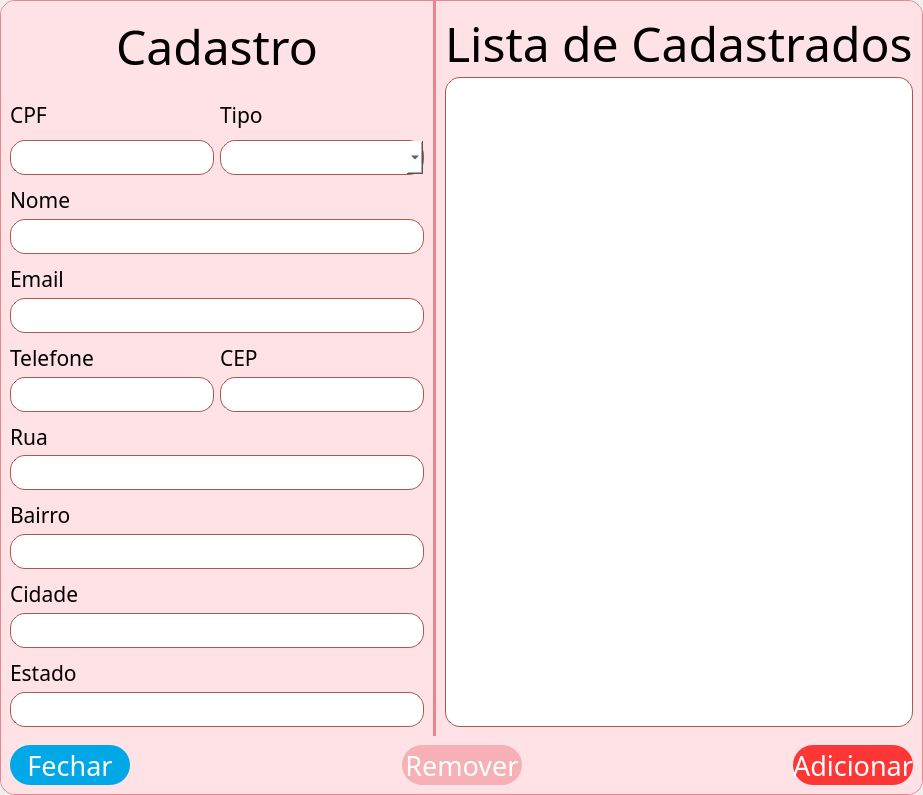
<?xml version="1.0" encoding="UTF-8"?>
<ui version="4.0">
 <class>Dialog</class>
 <widget class="QDialog" name="Dialog">
  <property name="geometry">
   <rect>
    <x>0</x>
    <y>0</y>
    <width>923</width>
    <height>795</height>
   </rect>
  </property>
  <property name="sizePolicy">
   <sizepolicy hsizetype="Preferred" vsizetype="Preferred">
    <horstretch>0</horstretch>
    <verstretch>0</verstretch>
   </sizepolicy>
  </property>
  <property name="minimumSize">
   <size>
    <width>923</width>
    <height>0</height>
   </size>
  </property>
  <property name="windowTitle">
   <string>Dialog</string>
  </property>
  <layout class="QVBoxLayout" name="verticalLayout_3">
   <property name="spacing">
    <number>0</number>
   </property>
   <property name="leftMargin">
    <number>0</number>
   </property>
   <property name="topMargin">
    <number>0</number>
   </property>
   <property name="rightMargin">
    <number>0</number>
   </property>
   <property name="bottomMargin">
    <number>0</number>
   </property>
   <item>
    <widget class="QFrame" name="frame">
     <property name="styleSheet">
      <string notr="true">background-color: #FEE2E6;border-radius: 15px;border: 1px solid #E58893</string>
     </property>
     <property name="frameShape">
      <enum>QFrame::StyledPanel</enum>
     </property>
     <property name="frameShadow">
      <enum>QFrame::Raised</enum>
     </property>
     <layout class="QVBoxLayout" name="verticalLayout_2">
      <property name="spacing">
       <number>0</number>
      </property>
      <property name="leftMargin">
       <number>0</number>
      </property>
      <property name="topMargin">
       <number>0</number>
      </property>
      <property name="rightMargin">
       <number>0</number>
      </property>
      <property name="bottomMargin">
       <number>0</number>
      </property>
      <item>
       <widget class="QFrame" name="frame_2">
        <property name="styleSheet">
         <string notr="true">QFrame{background-color: #FEE2E6;border-top-left-radius: 15px; border-bottom-left-radius: 15px; border-top-right-radius: 15px; border-bottom-right-radius: 15px; border: none}
QLineEdit{background-color: #fff; border-radius: 15px; padding-left: 0.5em; padding-right: 0.5em; border: 1px solid #A85751; height: 30px}
QLineEdit:focus{outline:0; border: 2px solid #A85751}
QComboBox{background-color: #fff; border-radius: 15px; padding-left: 0.5em; padding-right: 0.5em; border: 1px solid #A85751;scrollbar-width: thin;
  scrollbar-color: #F9EDEC;}
QComboBox:focus{outline:0; border: 2px solid #A85751}
</string>
        </property>
        <property name="frameShape">
         <enum>QFrame::StyledPanel</enum>
        </property>
        <property name="frameShadow">
         <enum>QFrame::Raised</enum>
        </property>
        <layout class="QGridLayout" name="gridLayout_2">
         <property name="leftMargin">
          <number>0</number>
         </property>
         <property name="topMargin">
          <number>0</number>
         </property>
         <property name="rightMargin">
          <number>0</number>
         </property>
         <property name="bottomMargin">
          <number>0</number>
         </property>
         <property name="spacing">
          <number>0</number>
         </property>
         <item row="0" column="2">
          <widget class="QFrame" name="frame_17">
           <property name="frameShape">
            <enum>QFrame::StyledPanel</enum>
           </property>
           <property name="frameShadow">
            <enum>QFrame::Raised</enum>
           </property>
           <layout class="QHBoxLayout" name="horizontalLayout_6">
            <property name="leftMargin">
             <number>9</number>
            </property>
            <item>
             <widget class="QFrame" name="frame_18">
              <property name="styleSheet">
               <string notr="true">border:0px;</string>
              </property>
              <property name="frameShape">
               <enum>QFrame::StyledPanel</enum>
              </property>
              <property name="frameShadow">
               <enum>QFrame::Raised</enum>
              </property>
              <layout class="QVBoxLayout" name="verticalLayout">
               <property name="spacing">
                <number>0</number>
               </property>
               <property name="leftMargin">
                <number>0</number>
               </property>
               <property name="topMargin">
                <number>0</number>
               </property>
               <property name="rightMargin">
                <number>0</number>
               </property>
               <property name="bottomMargin">
                <number>0</number>
               </property>
               <item>
                <widget class="QLabel" name="label_Lista_de_Cadastrados_Oficinas_as">
                 <property name="font">
                  <font>
                   <family>Abel</family>
                   <pointsize>36</pointsize>
                  </font>
                 </property>
                 <property name="text">
                  <string>Lista de Cadastrados</string>
                 </property>
                </widget>
               </item>
               <item>
                <widget class="QListView" name="listView_lista_de_cadastrados_Oficinas_as">
                 <property name="styleSheet">
                  <string notr="true">QListView{background-color: #fff; border-radius: 15px; padding-left: 0.5em; padding-right: 0.5em; border: 1px solid #A85751;scrollbar-width: thin;
  scrollbar-color: #F9EDEC;}
QListView:focus{outline:0; border: 2px solid #A85751}
</string>
                 </property>
                </widget>
               </item>
              </layout>
             </widget>
            </item>
           </layout>
          </widget>
         </item>
         <item row="0" column="0">
          <widget class="QFrame" name="frame_13">
           <property name="styleSheet">
            <string notr="true"/>
           </property>
           <property name="frameShape">
            <enum>QFrame::StyledPanel</enum>
           </property>
           <property name="frameShadow">
            <enum>QFrame::Raised</enum>
           </property>
           <layout class="QGridLayout" name="gridLayout">
            <item row="0" column="0" colspan="2">
             <widget class="QFrame" name="frame_14">
              <property name="frameShape">
               <enum>QFrame::StyledPanel</enum>
              </property>
              <property name="frameShadow">
               <enum>QFrame::Raised</enum>
              </property>
              <layout class="QHBoxLayout" name="horizontalLayout_5">
               <property name="spacing">
                <number>0</number>
               </property>
               <property name="leftMargin">
                <number>0</number>
               </property>
               <property name="topMargin">
                <number>0</number>
               </property>
               <property name="rightMargin">
                <number>0</number>
               </property>
               <property name="bottomMargin">
                <number>0</number>
               </property>
               <item>
                <spacer name="horizontalSpacer_3">
                 <property name="orientation">
                  <enum>Qt::Horizontal</enum>
                 </property>
                 <property name="sizeHint" stdset="0">
                  <size>
                   <width>40</width>
                   <height>20</height>
                  </size>
                 </property>
                </spacer>
               </item>
               <item>
                <widget class="QLabel" name="label_cadastro_popup_oficinas_as">
                 <property name="font">
                  <font>
                   <family>Abel</family>
                   <pointsize>36</pointsize>
                  </font>
                 </property>
                 <property name="text">
                  <string>Cadastro</string>
                 </property>
                </widget>
               </item>
               <item>
                <spacer name="horizontalSpacer_4">
                 <property name="orientation">
                  <enum>Qt::Horizontal</enum>
                 </property>
                 <property name="sizeHint" stdset="0">
                  <size>
                   <width>40</width>
                   <height>20</height>
                  </size>
                 </property>
                </spacer>
               </item>
              </layout>
             </widget>
            </item>
            <item row="7" column="0" colspan="2">
             <widget class="QFrame" name="frame_9">
              <property name="frameShape">
               <enum>QFrame::StyledPanel</enum>
              </property>
              <property name="frameShadow">
               <enum>QFrame::Raised</enum>
              </property>
              <layout class="QVBoxLayout" name="verticalLayout_10">
               <property name="spacing">
                <number>0</number>
               </property>
               <property name="leftMargin">
                <number>0</number>
               </property>
               <property name="topMargin">
                <number>0</number>
               </property>
               <property name="rightMargin">
                <number>0</number>
               </property>
               <property name="bottomMargin">
                <number>0</number>
               </property>
               <item>
                <widget class="QLabel" name="label_rua_popup_oficinas_as">
                 <property name="font">
                  <font>
                   <family>Abel</family>
                   <pointsize>16</pointsize>
                  </font>
                 </property>
                 <property name="text">
                  <string>Rua</string>
                 </property>
                </widget>
               </item>
               <item>
                <widget class="QLineEdit" name="input_rua_popup_oficinas_as">
                 <property name="minimumSize">
                  <size>
                   <width>0</width>
                   <height>35</height>
                  </size>
                 </property>
                 <property name="maximumSize">
                  <size>
                   <width>16777215</width>
                   <height>35</height>
                  </size>
                 </property>
                 <property name="font">
                  <font>
                   <family>Abel</family>
                   <pointsize>16</pointsize>
                  </font>
                 </property>
                 <property name="styleSheet">
                  <string notr="true"/>
                 </property>
                </widget>
               </item>
              </layout>
             </widget>
            </item>
            <item row="9" column="0" colspan="2">
             <widget class="QFrame" name="frame_11">
              <property name="frameShape">
               <enum>QFrame::StyledPanel</enum>
              </property>
              <property name="frameShadow">
               <enum>QFrame::Raised</enum>
              </property>
              <layout class="QVBoxLayout" name="verticalLayout_14">
               <property name="spacing">
                <number>0</number>
               </property>
               <property name="leftMargin">
                <number>0</number>
               </property>
               <property name="topMargin">
                <number>0</number>
               </property>
               <property name="rightMargin">
                <number>0</number>
               </property>
               <property name="bottomMargin">
                <number>0</number>
               </property>
               <item>
                <widget class="QLabel" name="label_cidade_popup_oficinas_as_2">
                 <property name="font">
                  <font>
                   <family>Abel</family>
                   <pointsize>16</pointsize>
                  </font>
                 </property>
                 <property name="text">
                  <string>Cidade</string>
                 </property>
                </widget>
               </item>
               <item>
                <widget class="QLineEdit" name="input_cidade_popup_oficinas_as">
                 <property name="minimumSize">
                  <size>
                   <width>0</width>
                   <height>35</height>
                  </size>
                 </property>
                 <property name="maximumSize">
                  <size>
                   <width>16777215</width>
                   <height>35</height>
                  </size>
                 </property>
                 <property name="font">
                  <font>
                   <family>Abel</family>
                   <pointsize>16</pointsize>
                  </font>
                 </property>
                 <property name="styleSheet">
                  <string notr="true"/>
                 </property>
                </widget>
               </item>
              </layout>
             </widget>
            </item>
            <item row="3" column="0" colspan="2">
             <widget class="QFrame" name="frame_5">
              <property name="frameShape">
               <enum>QFrame::StyledPanel</enum>
              </property>
              <property name="frameShadow">
               <enum>QFrame::Raised</enum>
              </property>
              <layout class="QVBoxLayout" name="verticalLayout_5">
               <property name="spacing">
                <number>0</number>
               </property>
               <property name="leftMargin">
                <number>0</number>
               </property>
               <property name="topMargin">
                <number>0</number>
               </property>
               <property name="rightMargin">
                <number>0</number>
               </property>
               <property name="bottomMargin">
                <number>0</number>
               </property>
               <item>
                <widget class="QLabel" name="label_nome_popup_oficinas_as">
                 <property name="font">
                  <font>
                   <family>Abel</family>
                   <pointsize>16</pointsize>
                  </font>
                 </property>
                 <property name="text">
                  <string>Nome</string>
                 </property>
                </widget>
               </item>
               <item>
                <widget class="QLineEdit" name="input_nome_popup_oficinas_as">
                 <property name="minimumSize">
                  <size>
                   <width>0</width>
                   <height>35</height>
                  </size>
                 </property>
                 <property name="maximumSize">
                  <size>
                   <width>16777215</width>
                   <height>35</height>
                  </size>
                 </property>
                 <property name="font">
                  <font>
                   <family>Abel</family>
                   <pointsize>16</pointsize>
                  </font>
                 </property>
                 <property name="styleSheet">
                  <string notr="true"/>
                 </property>
                </widget>
               </item>
              </layout>
             </widget>
            </item>
            <item row="4" column="0" colspan="2">
             <widget class="QFrame" name="frame_6">
              <property name="frameShape">
               <enum>QFrame::StyledPanel</enum>
              </property>
              <property name="frameShadow">
               <enum>QFrame::Raised</enum>
              </property>
              <layout class="QVBoxLayout" name="verticalLayout_7">
               <property name="spacing">
                <number>0</number>
               </property>
               <property name="leftMargin">
                <number>0</number>
               </property>
               <property name="topMargin">
                <number>0</number>
               </property>
               <property name="rightMargin">
                <number>0</number>
               </property>
               <property name="bottomMargin">
                <number>0</number>
               </property>
               <item>
                <widget class="QLabel" name="label_Email_popup_oficinas_as">
                 <property name="font">
                  <font>
                   <family>Abel</family>
                   <pointsize>16</pointsize>
                  </font>
                 </property>
                 <property name="text">
                  <string>Email</string>
                 </property>
                </widget>
               </item>
               <item>
                <widget class="QLineEdit" name="input_Email_popup_oficinas_as">
                 <property name="minimumSize">
                  <size>
                   <width>0</width>
                   <height>35</height>
                  </size>
                 </property>
                 <property name="maximumSize">
                  <size>
                   <width>16777215</width>
                   <height>35</height>
                  </size>
                 </property>
                 <property name="font">
                  <font>
                   <family>Abel</family>
                   <pointsize>16</pointsize>
                  </font>
                 </property>
                 <property name="styleSheet">
                  <string notr="true"/>
                 </property>
                </widget>
               </item>
              </layout>
             </widget>
            </item>
            <item row="5" column="0">
             <widget class="QFrame" name="frame_7">
              <property name="frameShape">
               <enum>QFrame::StyledPanel</enum>
              </property>
              <property name="frameShadow">
               <enum>QFrame::Raised</enum>
              </property>
              <layout class="QVBoxLayout" name="verticalLayout_8">
               <property name="spacing">
                <number>0</number>
               </property>
               <property name="leftMargin">
                <number>0</number>
               </property>
               <property name="topMargin">
                <number>0</number>
               </property>
               <property name="rightMargin">
                <number>0</number>
               </property>
               <property name="bottomMargin">
                <number>0</number>
               </property>
               <item>
                <widget class="QLabel" name="label_Telefone_popup_oficinas_as">
                 <property name="font">
                  <font>
                   <family>Abel</family>
                   <pointsize>16</pointsize>
                  </font>
                 </property>
                 <property name="text">
                  <string>Telefone</string>
                 </property>
                </widget>
               </item>
               <item>
                <widget class="QLineEdit" name="input_Telefone_popup_oficinas_as">
                 <property name="minimumSize">
                  <size>
                   <width>0</width>
                   <height>35</height>
                  </size>
                 </property>
                 <property name="maximumSize">
                  <size>
                   <width>16777215</width>
                   <height>35</height>
                  </size>
                 </property>
                 <property name="font">
                  <font>
                   <family>Abel</family>
                   <pointsize>16</pointsize>
                  </font>
                 </property>
                 <property name="styleSheet">
                  <string notr="true"/>
                 </property>
                </widget>
               </item>
              </layout>
             </widget>
            </item>
            <item row="8" column="0" colspan="2">
             <widget class="QFrame" name="frame_10">
              <property name="frameShape">
               <enum>QFrame::StyledPanel</enum>
              </property>
              <property name="frameShadow">
               <enum>QFrame::Raised</enum>
              </property>
              <layout class="QVBoxLayout" name="verticalLayout_13">
               <property name="spacing">
                <number>0</number>
               </property>
               <property name="leftMargin">
                <number>0</number>
               </property>
               <property name="topMargin">
                <number>0</number>
               </property>
               <property name="rightMargin">
                <number>0</number>
               </property>
               <property name="bottomMargin">
                <number>0</number>
               </property>
               <item>
                <widget class="QLabel" name="label_bairro_popup_oficinas_as">
                 <property name="font">
                  <font>
                   <family>Abel</family>
                   <pointsize>16</pointsize>
                  </font>
                 </property>
                 <property name="text">
                  <string>Bairro</string>
                 </property>
                </widget>
               </item>
               <item>
                <widget class="QLineEdit" name="input_bairro_popup_oficinas_as">
                 <property name="minimumSize">
                  <size>
                   <width>0</width>
                   <height>35</height>
                  </size>
                 </property>
                 <property name="maximumSize">
                  <size>
                   <width>16777215</width>
                   <height>35</height>
                  </size>
                 </property>
                 <property name="font">
                  <font>
                   <family>Abel</family>
                   <pointsize>16</pointsize>
                  </font>
                 </property>
                 <property name="styleSheet">
                  <string notr="true"/>
                 </property>
                </widget>
               </item>
              </layout>
             </widget>
            </item>
            <item row="1" column="0">
             <widget class="QFrame" name="frame_3">
              <property name="frameShape">
               <enum>QFrame::StyledPanel</enum>
              </property>
              <property name="frameShadow">
               <enum>QFrame::Raised</enum>
              </property>
              <layout class="QVBoxLayout" name="verticalLayout_4">
               <property name="spacing">
                <number>0</number>
               </property>
               <property name="leftMargin">
                <number>0</number>
               </property>
               <property name="topMargin">
                <number>0</number>
               </property>
               <property name="rightMargin">
                <number>0</number>
               </property>
               <property name="bottomMargin">
                <number>0</number>
               </property>
               <item>
                <widget class="QLabel" name="label_cpf_popup_oficinas_as">
                 <property name="font">
                  <font>
                   <family>Abel</family>
                   <pointsize>16</pointsize>
                  </font>
                 </property>
                 <property name="text">
                  <string>CPF</string>
                 </property>
                </widget>
               </item>
               <item>
                <widget class="QLineEdit" name="input_cpf_popup_oficinas_as">
                 <property name="minimumSize">
                  <size>
                   <width>0</width>
                   <height>35</height>
                  </size>
                 </property>
                 <property name="maximumSize">
                  <size>
                   <width>16777215</width>
                   <height>35</height>
                  </size>
                 </property>
                 <property name="font">
                  <font>
                   <family>Abel</family>
                   <pointsize>16</pointsize>
                  </font>
                 </property>
                 <property name="styleSheet">
                  <string notr="true"/>
                 </property>
                </widget>
               </item>
              </layout>
             </widget>
            </item>
            <item row="5" column="1">
             <widget class="QFrame" name="frame_8">
              <property name="frameShape">
               <enum>QFrame::StyledPanel</enum>
              </property>
              <property name="frameShadow">
               <enum>QFrame::Raised</enum>
              </property>
              <layout class="QVBoxLayout" name="verticalLayout_9">
               <property name="spacing">
                <number>0</number>
               </property>
               <property name="leftMargin">
                <number>0</number>
               </property>
               <property name="topMargin">
                <number>0</number>
               </property>
               <property name="rightMargin">
                <number>0</number>
               </property>
               <property name="bottomMargin">
                <number>0</number>
               </property>
               <item>
                <widget class="QLabel" name="label_cep_popup_oficinas_as">
                 <property name="font">
                  <font>
                   <family>Abel</family>
                   <pointsize>16</pointsize>
                  </font>
                 </property>
                 <property name="text">
                  <string>CEP</string>
                 </property>
                </widget>
               </item>
               <item>
                <widget class="QLineEdit" name="input_cep_popup_oficinas_as">
                 <property name="minimumSize">
                  <size>
                   <width>0</width>
                   <height>35</height>
                  </size>
                 </property>
                 <property name="maximumSize">
                  <size>
                   <width>16777215</width>
                   <height>35</height>
                  </size>
                 </property>
                 <property name="font">
                  <font>
                   <family>Abel</family>
                   <pointsize>16</pointsize>
                  </font>
                 </property>
                 <property name="styleSheet">
                  <string notr="true"/>
                 </property>
                </widget>
               </item>
              </layout>
             </widget>
            </item>
            <item row="10" column="0" colspan="2">
             <widget class="QFrame" name="frame_12">
              <property name="frameShape">
               <enum>QFrame::StyledPanel</enum>
              </property>
              <property name="frameShadow">
               <enum>QFrame::Raised</enum>
              </property>
              <layout class="QVBoxLayout" name="verticalLayout_15">
               <property name="spacing">
                <number>0</number>
               </property>
               <property name="leftMargin">
                <number>0</number>
               </property>
               <property name="topMargin">
                <number>0</number>
               </property>
               <property name="rightMargin">
                <number>0</number>
               </property>
               <property name="bottomMargin">
                <number>0</number>
               </property>
               <item>
                <widget class="QLabel" name="label_estado_popup_oficinas_as_3">
                 <property name="font">
                  <font>
                   <family>Abel</family>
                   <pointsize>16</pointsize>
                  </font>
                 </property>
                 <property name="text">
                  <string>Estado</string>
                 </property>
                </widget>
               </item>
               <item>
                <widget class="QLineEdit" name="input_estado_popup_oficinas_as_3">
                 <property name="minimumSize">
                  <size>
                   <width>0</width>
                   <height>35</height>
                  </size>
                 </property>
                 <property name="maximumSize">
                  <size>
                   <width>16777215</width>
                   <height>35</height>
                  </size>
                 </property>
                 <property name="font">
                  <font>
                   <family>Abel</family>
                   <pointsize>16</pointsize>
                  </font>
                 </property>
                 <property name="styleSheet">
                  <string notr="true"/>
                 </property>
                </widget>
               </item>
              </layout>
             </widget>
            </item>
            <item row="1" column="1">
             <widget class="QFrame" name="frame_4">
              <property name="minimumSize">
               <size>
                <width>192</width>
                <height>86</height>
               </size>
              </property>
              <property name="frameShape">
               <enum>QFrame::StyledPanel</enum>
              </property>
              <property name="frameShadow">
               <enum>QFrame::Raised</enum>
              </property>
              <layout class="QVBoxLayout" name="verticalLayout_6">
               <property name="spacing">
                <number>0</number>
               </property>
               <property name="leftMargin">
                <number>0</number>
               </property>
               <property name="topMargin">
                <number>0</number>
               </property>
               <property name="rightMargin">
                <number>0</number>
               </property>
               <property name="bottomMargin">
                <number>0</number>
               </property>
               <item>
                <widget class="QLabel" name="label_tipo_popup_oficinas_as">
                 <property name="font">
                  <font>
                   <family>Abel</family>
                   <pointsize>16</pointsize>
                  </font>
                 </property>
                 <property name="text">
                  <string>Tipo</string>
                 </property>
                </widget>
               </item>
               <item>
                <widget class="QComboBox" name="comboBox_tipo_popup_oficinas_as">
                 <property name="minimumSize">
                  <size>
                   <width>192</width>
                   <height>35</height>
                  </size>
                 </property>
                 <property name="font">
                  <font>
                   <family>Abel</family>
                  </font>
                 </property>
                 <property name="styleSheet">
                  <string notr="true"/>
                 </property>
                 <property name="editable">
                  <bool>false</bool>
                 </property>
                </widget>
               </item>
              </layout>
             </widget>
            </item>
           </layout>
          </widget>
         </item>
         <item row="0" column="1">
          <widget class="QFrame" name="frame_16">
           <property name="frameShape">
            <enum>QFrame::StyledPanel</enum>
           </property>
           <property name="frameShadow">
            <enum>QFrame::Raised</enum>
           </property>
           <layout class="QHBoxLayout" name="horizontalLayout_4">
            <property name="spacing">
             <number>0</number>
            </property>
            <property name="leftMargin">
             <number>0</number>
            </property>
            <property name="topMargin">
             <number>0</number>
            </property>
            <property name="rightMargin">
             <number>0</number>
            </property>
            <property name="bottomMargin">
             <number>0</number>
            </property>
            <item>
             <widget class="Line" name="line_linha_Oficinas_as">
              <property name="styleSheet">
               <string notr="true">background-color: rgb(236, 132, 140);
border:0px;</string>
              </property>
              <property name="orientation">
               <enum>Qt::Vertical</enum>
              </property>
             </widget>
            </item>
           </layout>
          </widget>
         </item>
         <item row="1" column="0" colspan="3">
          <widget class="QFrame" name="frame_15">
           <property name="frameShape">
            <enum>QFrame::StyledPanel</enum>
           </property>
           <property name="frameShadow">
            <enum>QFrame::Raised</enum>
           </property>
           <layout class="QHBoxLayout" name="horizontalLayout_3">
            <property name="spacing">
             <number>6</number>
            </property>
            <property name="leftMargin">
             <number>9</number>
            </property>
            <property name="topMargin">
             <number>9</number>
            </property>
            <property name="rightMargin">
             <number>9</number>
            </property>
            <property name="bottomMargin">
             <number>9</number>
            </property>
            <item>
             <widget class="QPushButton" name="btn_fechar_popup_oficinas_as">
              <property name="minimumSize">
               <size>
                <width>120</width>
                <height>40</height>
               </size>
              </property>
              <property name="maximumSize">
               <size>
                <width>120</width>
                <height>40</height>
               </size>
              </property>
              <property name="font">
               <font>
                <family>Abel</family>
                <pointsize>20</pointsize>
               </font>
              </property>
              <property name="cursor">
               <cursorShape>PointingHandCursor</cursorShape>
              </property>
              <property name="styleSheet">
               <string notr="true">QPushButton{color: #fff; background-color: #00A8E8; border-radius: 20px; border: none}
QPushButton:hover{background-color: #23B2EE}
QPushButton:focus{outline:0}</string>
              </property>
              <property name="text">
               <string>Fechar</string>
              </property>
             </widget>
            </item>
            <item>
             <spacer name="horizontalSpacer_2">
              <property name="orientation">
               <enum>Qt::Horizontal</enum>
              </property>
              <property name="sizeHint" stdset="0">
               <size>
                <width>40</width>
                <height>20</height>
               </size>
              </property>
             </spacer>
            </item>
            <item>
             <widget class="QPushButton" name="btn_remover_popup_oficinas_as">
              <property name="minimumSize">
               <size>
                <width>120</width>
                <height>40</height>
               </size>
              </property>
              <property name="maximumSize">
               <size>
                <width>120</width>
                <height>40</height>
               </size>
              </property>
              <property name="font">
               <font>
                <family>Abel</family>
                <pointsize>20</pointsize>
               </font>
              </property>
              <property name="cursor">
               <cursorShape>PointingHandCursor</cursorShape>
              </property>
              <property name="styleSheet">
               <string notr="true">QPushButton{color: #fff; background-color: #F7B0B5; border-radius: 20px; border: none}
QPushButton:hover{background-color: #EC848C}
QPushButton:focus{outline:0}</string>
              </property>
              <property name="text">
               <string>Remover</string>
              </property>
             </widget>
            </item>
            <item>
             <spacer name="horizontalSpacer">
              <property name="orientation">
               <enum>Qt::Horizontal</enum>
              </property>
              <property name="sizeHint" stdset="0">
               <size>
                <width>40</width>
                <height>20</height>
               </size>
              </property>
             </spacer>
            </item>
            <item>
             <widget class="QPushButton" name="btn_adicionar_popup_oficinas_as">
              <property name="minimumSize">
               <size>
                <width>120</width>
                <height>40</height>
               </size>
              </property>
              <property name="maximumSize">
               <size>
                <width>120</width>
                <height>40</height>
               </size>
              </property>
              <property name="font">
               <font>
                <family>Abel</family>
                <pointsize>20</pointsize>
               </font>
              </property>
              <property name="cursor">
               <cursorShape>PointingHandCursor</cursorShape>
              </property>
              <property name="styleSheet">
               <string notr="true">QPushButton{color: #fff; background-color: #FF3636; border-radius: 20px; border: none}
QPushButton:hover{background-color: #EC848C}
QPushButton:focus{outline:0}</string>
              </property>
              <property name="text">
               <string>Adicionar</string>
              </property>
             </widget>
            </item>
           </layout>
          </widget>
         </item>
        </layout>
       </widget>
      </item>
     </layout>
    </widget>
   </item>
  </layout>
 </widget>
 <resources/>
 <connections/>
</ui>
